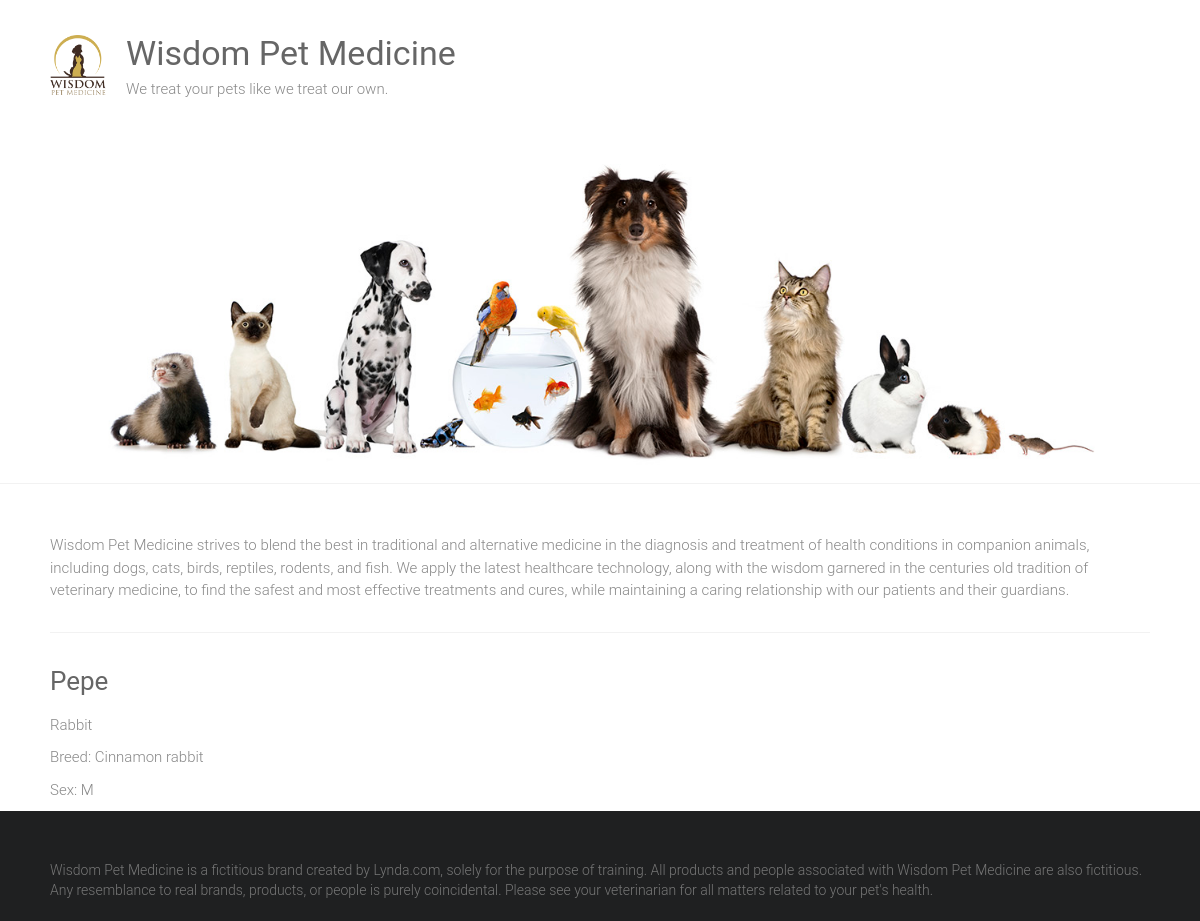
Page /adoptions/1/ on the committed database.
### adoptions/models.py (models this page shows)
class Pet(models.Model):
    SEX_CHOICES = [('M', 'Male'), ('F', 'Female')]
    name = models.CharField(max_length = 100)
    submitter = models.CharField(max_length= 100)
    species = models.CharField(max_length = 30)
    breed = models.CharField(max_length= 30, blank= True)
    description= models.TextField()
    sex = models.CharField(max_length = 1, choices = SEX_CHOICES, blank= True)
    submission_date = models.DateTimeField()
    age = models.IntegerField(null=True)
    vaccinations = models.ManyToManyField('Vaccine', blank=True)

### adoptions/views.py (the view)
# urls.py: path('adoptions/<int:pet_id>/', views.pet_detail, name = 'pet_detail')
def pet_detail(request, pet_id):
    try:
        pet = Pet.objects.get(id=pet_id)
    except Pet.DoesNotExist:
        raise Http404('Pet not found')
    return render(request, 'pet_detail.html', {
        'pet': pet,
    })

### adoptions/templates/pet_detail.html (shortened to what this page needs)
{% extends "base.html" %}
{% block content %}
<div>
    <h3>{{ pet.name|capfirst }}</h3>
    <p>{{ pet.species }}</p>
    {% if pet.breed %}
        <p> Breed: {{ pet.breed }}</p>
    {% endif%}
    {% if pet.sex %}
        <p> Sex: {{ pet.sex }}</p>
    {% endif %}
</div>
{% endblock %}

### static/style.css (style rules this page uses)
html, body, div, span, applet, object, iframe, h1, h2, h3, h4, h5, h6, p, blockquote, pre, a, abbr, acronym, address, big, cite, code, del, dfn, em, font, ins, kbd, q, s, samp, small, strike, strong, sub, sup, tt, var, dl, dt, dd, ol, ul, li, fieldset, form, label, legend, table, caption, tbody, tfoot, thead, tr, th, td { border: 0; font: inherit; font-size: 100%; font-style: inherit; font-weight: inherit; margin: 0; outline: 0; padding: 0; vertical-align: baseline; }
html { overflow-y: scroll; -webkit-text-size-adjust: 100%; -ms-text-size-adjust: 100%; }
h1, h2, h3, h4, h5, h6 { color: #666666; line-height: 1.4; padding-bottom: 15px; font-weight: normal; }
h3 { font-size: 26px; }
body, button, input, select, textarea { color: #888888; font-size: 15px; line-height: 1.5; font-family: 'Roboto', sans-serif; font-weight: 300; }
p { color: #888888; font-size: 15px; line-height: 1.5; margin-bottom: 15px; font-weight: 300; }
body { background: #f2f2f2; }
body { padding-top: 30px; padding-bottom: 30px; }
body.wide { padding-top: 0; padding-bottom: 0; }
.single-page p { margin-bottom: 10px; }

### rows in the picture
Pet: name "Pepe", species "Rabbit", breed "Cinnamon rabbit", sex "M"
